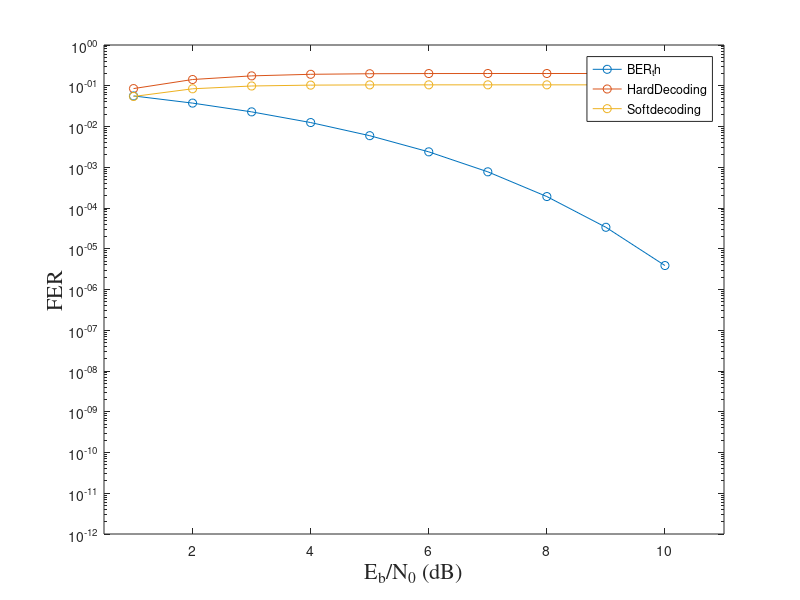

Here is the MATLAB script that generated this plot:
Rate = 4/7; %7/4 Hamming code(4/7 bits/symbol)

k = 4 ; %message bits
n = 7;  %codeword bits
PlotMatrix=zeros(10,3);  % to store data
cwords = [  0   0     0     0     0     0     0;
    0     0     0     1     0     1     1;
    0     0     1     0     1     1     0;
    0     0     1     1     1     0     1;
    0     1     0     0     1     1     1;
    0     1     0     1     1     0     0;
    0     1     1     0     0     0     1;
    0     1     1     1     0     1     0;
    1     0     0     0     1     0     1;
    1     0     0     1     1     1     0;
    1     0     1     0     0     1     1;
    1     0     1     1     0     0     0;
    1     1     0     0     0     1     0;
    1     1     0     1     0     0     1;
    1     1     1     0     1     0     0;
    1     1     1     1     1     1     1];

Nbit_err1 =0; Nblkerrs1=0; Nbit_err2 =0; Nblkerrs2=0 ;N_blocks =10000;
EbNodB = 1:1:10;

for dBval = 1:length(EbNodB)
    
    EbNo =  10^(EbNodB(dBval)/10);
    sigma = sqrt(1/(2*Rate*EbNo));
    BER_th = 0.5*erfc(sqrt(EbNo));
    disp(['Calculating for dB ',num2str(EbNodB(dBval))])
    for i = 1:N_blocks
        msg = randi([0,1],1,k); % generate random k-bits message
        %Encoding
        cword = [msg mod(msg(1)+msg(2)+msg(3),2)...
            mod(msg(2)+msg(3)+msg(4),2)...
            mod(msg(1)+msg(2)+msg(4),2)]; % (7,4) hamming
        
        Bit2symbol = 1 - 2*cword; % BPSK bits to symbol conversion
        Channeloutput = Bit2symbol + sigma*randn(1,n); % AWGN channel
        
        % Hard decision Decoding - dist(Channeloutput,codeword)
        Threshold = (Channeloutput<0); % threshold at zero
        dist = mod(repmat(Threshold,16,1)+cwords,2)*ones(7,1);
        [mind1,pos1] = min(dist);
        msg_cap1 = cwords(pos1,1:4);
        
        %soft decision Decoding -
        % Method 1 - distance between real received codewords and possible symbol vector- Euclidian distance
        % Method 2 - max correlation with recevied vector in case of BPSK hence max(dot product)
        corr = (1-2*cwords)*Channeloutput';
        [mind2,pos2] =max(corr);
        msg_cap2 = cwords(pos2,1:4);
        
        NerrsHard =sum(msg~=msg_cap1);
        if NerrsHard>0
            Nbit_err1 = Nbit_err1 +NerrsHard;
            Nblkersr1 =Nblkerrs1+1;
        end
        NerrsSoft =sum(msg~=msg_cap2);
        if NerrsSoft>0
            Nbit_err2 = Nbit_err2 +NerrsSoft;
            Nblkersr2 =Nblkerrs2+1;
        end
        
    end
    
    BER_simHard = Nbit_err1/k/N_blocks;
    FER_simHard = Nblkerrs1/N_blocks;
    BER_simSoft = Nbit_err2/k/N_blocks;
    FER_simSoft = Nblkerrs2/N_blocks;
    PlotMatrix(dBval,1)=BER_th;
    PlotMatrix(dBval,2)=BER_simHard;
    PlotMatrix(dBval,3)=BER_simSoft;

end
semilogy(EbNodB,PlotMatrix(:,1:end),'-o');
axis([0.5 11 1e-12 1])
xlabel('E_b/N_0 (dB)','FontName','Times','FontSize',16)
ylabel('FER','FontName','Times','FontSize',16)
legend('BER_th', 'HardDecoding','Softdecoding');
% disp([EbNodB FER_sim BER_sim Nblkerrs Nbit_err N_blocks])